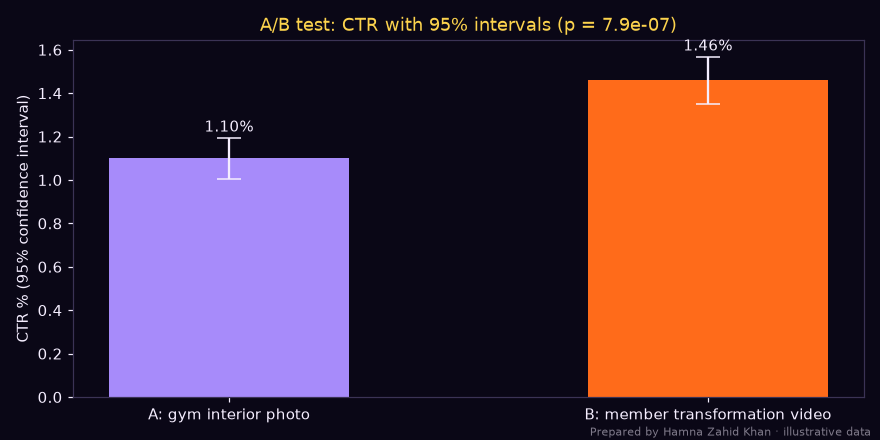

Recreate this plot in Python.
# A/B split test for two social ad creatives: sample size planning, a two-proportion z-test,
# confidence intervals and a chart. Standard library + matplotlib only.
# Prepared by Hamna Zahid Khan, Junior Lecturer. Illustrative data (PKR) for a Karachi gym's lead ads.
import math
from statistics import NormalDist
import matplotlib
matplotlib.use("Agg")
import matplotlib.pyplot as plt

BG, FIRE, GOLD, VIOLET, EMBER, TEXT = "#0A0716", "#FF6B1A", "#FCD34D", "#A78BFA", "#F43F5E", "#F5EEFF"
Z = NormalDist()

def sample_size(p1, mde_rel, alpha=0.05, power=0.80):
    """people needed PER variant to detect a relative lift of mde_rel over baseline p1"""
    p2 = p1 * (1 + mde_rel)
    za, zb = Z.inv_cdf(1 - alpha / 2), Z.inv_cdf(power)
    pbar = (p1 + p2) / 2
    n = (za * math.sqrt(2 * pbar * (1 - pbar)) + zb * math.sqrt(p1 * (1 - p1) + p2 * (1 - p2))) ** 2 / (p2 - p1) ** 2
    return math.ceil(n)

base_ctr = 0.012
for lift in (0.10, 0.20, 0.30):
    print(f"Baseline CTR 1.2%, detect +{lift:.0%} lift -> {sample_size(base_ctr, lift):,} impressions per variant")

# Results after 10 days (equal budget split)
A = dict(name="A: gym interior photo", imp=48_000, clicks=528, leads=42, spend=24_000)
B = dict(name="B: member transformation video", imp=47_500, clicks=693, leads=66, spend=24_000)

def ztest(x1, n1, x2, n2):
    p1, p2 = x1 / n1, x2 / n2
    p = (x1 + x2) / (n1 + n2)
    se = math.sqrt(p * (1 - p) * (1 / n1 + 1 / n2))
    z = (p2 - p1) / se
    return p1, p2, z, 2 * (1 - Z.cdf(abs(z)))

def ci(x, n):
    p = x / n; h = 1.96 * math.sqrt(p * (1 - p) / n)
    return p - h, p + h

p1, p2, z, pv = ztest(A["clicks"], A["imp"], B["clicks"], B["imp"])
print(f"\nCTR  A {p1:.2%}  vs  B {p2:.2%}  | relative lift {(p2 - p1) / p1:+.1%} | z = {z:.2f}, p = {pv:.1e}")
print("Result:", "significant at 95% - B wins on CTR" if pv < 0.05 else "not significant - keep testing")
l1, l2, zl, pl = ztest(A["leads"], A["clicks"], B["leads"], B["clicks"])
print(f"Lead rate per click  A {l1:.2%}  vs  B {l2:.2%} | z = {zl:.2f}, p = {pl:.3f}")
for v in (A, B):
    print(f"  {v['name']:<32} CPL = PKR {v['spend']:,} / {v['leads']} = PKR {v['spend'] / v['leads']:,.0f}")

fig, ax = plt.subplots(figsize=(8, 4), facecolor=BG); ax.set_facecolor(BG)
for i, (v, c) in enumerate(((A, VIOLET), (B, FIRE))):
    p = v["clicks"] / v["imp"]; lo, hi = ci(v["clicks"], v["imp"])
    ax.bar(i, p * 100, color=c, width=.5)
    ax.errorbar(i, p * 100, yerr=[[p * 100 - lo * 100], [hi * 100 - p * 100]], color=TEXT, capsize=8)
    ax.text(i, hi * 100 + .03, f"{p:.2%}", ha="center", color=TEXT)
ax.set_xticks([0, 1]); ax.set_xticklabels([A["name"], B["name"]], color=TEXT)
ax.set_ylabel("CTR % (95% confidence interval)", color=TEXT); ax.tick_params(colors=TEXT)
ax.set_title(f"A/B test: CTR with 95% intervals (p = {pv:.1e})", color=GOLD)
for s in ax.spines.values(): s.set_color("#3b3355")
fig.text(0.99, 0.01, "Prepared by Hamna Zahid Khan · illustrative data", color=TEXT, alpha=0.5, ha="right", fontsize=7)
plt.tight_layout(); plt.savefig("session-07_ab_test.png", dpi=110, facecolor=BG)
print("Saved session-07_ab_test.png")
